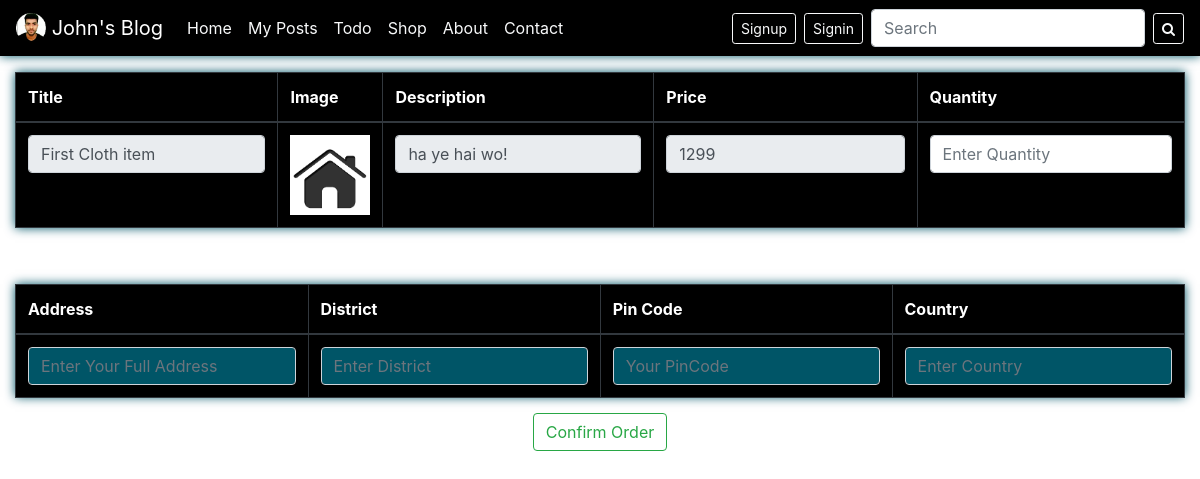
/order/6, run on the app's committed database.
### ecommerce/models.py (models this page shows, shortened)
class Clothes(models.Model):
    title = models.CharField(max_length=300)
    desc = models.TextField()
    image = models.ImageField(upload_to='pics', default = None,null=True, blank=True)
    price = models.IntegerField()

### ecommerce/views.py (the view)
# urls.py: path('order/<int:id>', views.order, name='order'),
def order(request,id):
    viewitem11=Clothes.objects.get(id=id)
    return render(request, 'order.html',{'v1':viewitem11})

### templates/order.html (shortened to what this page needs)
{% extends 'base.html' %}
{% block content %}
<form action="{% url 'order_product' %}" method="post" enctype="multipart/form-data">
{% if v1 %}
    <div class="container-fluid mt-3">
        <table class="table table-hover table-bordered table-dark">
            <thead>
                <tr>
                <th scope="col">Title</th>
                <th scope="col">Image</th>
                <th scope="col">Description</th>
                <th scope="col">Price</th>
                <th scope="col">Quantity</th>
                </tr>
            </thead>
            <tbody>
                <tr>
                <th  scope="row"><input name="ordertitle" class="form-control" value="{{v1.title}}" readonly type="text"></th>
                <td><img src="{{v1.image.url}}" name="orderimg" value="{{v1.image.url}}" style="height:5rem" alt=""></td>
                <td ><input name="orderdesc" class="form-control" value="{{v1.desc}}" readonly type="text"></td>
                <td ><input name="orderprice" class="form-control" value="{{v1.price}}" readonly type="text"></td>
                <td><input class="form-control" required type="number"  name="orderqnty" placeholder="Enter Quantity"></td>
                </tr>
            </tbody>
            </table>
    </div>
    <div class="container-fluid ">
            <h5 class="mb-3 text-center" style="color:#fff;">Enter Some Additional Details</h5>
        <table class="table table-hover table-bordered table-dark">
            <thead>
                <tr>
                <th scope="col">Address</th>
                <th scope="col">District</th>
                <th scope="col">Pin Code</th>
                <th scope="col">Country</th>
                </tr>
            </thead>
            <tbody>
                <tr>
                <th scope="row"><input name="orderaddress" required class="inp form-control" type="text" placeholder="Enter Your Full Address"></th>
                <td><input class="inp form-control" required name="orderdist" type="text" placeholder="Enter District"></td>
                <td><input class="inp form-control" required type="number" name="orderpin" placeholder="Your PinCode"></td>
                <td><input class="inp form-control" required type="text" name="ordercntry" placeholder="Enter Country"></td>
                </tr>
            </tbody>
            </table>
    </div>
    <div class="text-center mb-4">
    <button type="submit" class="btn btn-outline-success text-center">Confirm Order</button>
    </div>
    {% endif %}
</form>
{% endblock content %}

### templates/order.html (style rules this page uses)
body { background:url('https://images.unsplash.com/photo-1471680148227-c1189f1ff41f?ixlib=rb-1.2.1&auto=format&fit=crop&w=750&q=80'); background-position: center; background-repeat: no-repeat; background-size: cover; }
.inp { background-color:#005567; color:#fff; }
.table { background-color:#000; box-shadow:0 0 10px #005567; }

### data on the page
Clothes: ordertitle "First Cloth item", image (picture), orderdesc "ha ye hai wo!", orderprice "1299"
